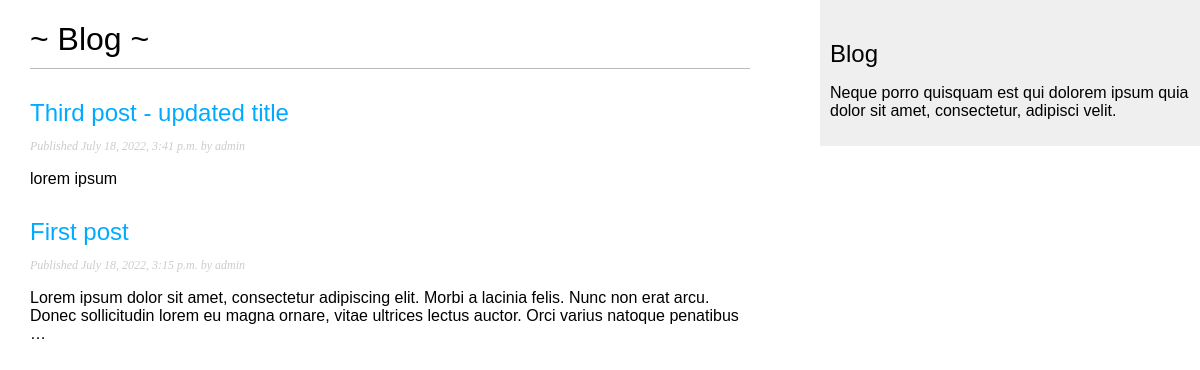
Screenshot of /blog/ with the database file from the repository.
### blog/models.py (models this page shows, shortened)
class Post(models.Model):
    class Status(models.TextChoices):
        DRAFT = 'DF', 'Draft',
        PUBLISHED = 'PB', 'Published'
    title = models.CharField(max_length=256)
    slug = models.SlugField(max_length=256)
    author = models.ForeignKey(User,
                               on_delete=models.CASCADE,
                               related_name='blog_posts')
    body = models.TextField()
    publish = models.DateTimeField(default=timezone.now)
    created = models.DateTimeField(auto_now_add=True)
    updated = models.DateTimeField(auto_now=True)
    status = models.CharField(max_length=2,
                              choices=Status.choices,
                              default=Status.DRAFT)
    objects = models.Manager()  # default manager
    published = PublishedManager() # custom manager
    class Meta:
        ordering = ['-publish']
        indexes = [
            models.Index(fields=['-publish']),
        ]

### blog/views.py (the view)
# urls.py: path('', views.post_list, name='post_list'),
def post_list(request):
    posts = Post.published.all()
    return render(request,
                  'blog/post/list.html',
                  {'posts': posts})

### blog/models.py (called while the page is built)
    def get_queryset(self):
        return super().get_queryset().filter(status=Post.Status.PUBLISHED)

### blog/templates/blog/post/list.html (shortened to what this page needs)
{% extends "blog/base.html" %}
{% block content %}
    <h1> ~ Blog ~ </h1>
    {% for post in posts %}
        <h2>
            <a href="{% url 'blog:post_detail' post.id %}">
                {{ post.title }}
            </a>
        </h2>
        <p class="date">
            Published {{ post.publish }} by {{ post.author }}
        </p>
        {{ post.body | truncatewords:30 | linebreaks }}
    {% endfor %}
{% endblock %}

### blog/templates/blog/base.html (shortened to what this page needs)
{% load static %}
<!DOCTYPE html>
<html lang="en">
<head>
    <link href="{% static "css/blog.css" %}" rel="stylesheet">
</head>
<body>
    <div id="content">
        {% block content %}
        {% endblock %}
    </div>
    <div id="sidebar">
        <h2>Blog</h2>
        <p>Neque porro quisquam est qui dolorem ipsum quia dolor sit amet, consectetur, adipisci velit.</p>
    </div>
</body>
</html>

### blog/static/css/blog.css (style rules this page uses)
body { margin:0; padding:0; font-family:helvetica, sans-serif; }
a { color:#00abff; text-decoration:none; }
h1 { font-weight:normal; border-bottom:1px solid #bbb; padding:0 0 10px 0; }
h2 { font-weight:normal; margin:30px 0 0; }
#content { float:left; width:60%; padding:0 0 0 30px; }
#sidebar { float:right; width:30%; padding:10px; background:#efefef; height:100%; }
p.date { color:#ccc; font-family: georgia, serif; font-size: 12px; font-style: italic; }

### rows the page displays
Post: title "Third post - updated title", publish "July 18, 2022, 3:41 p.m.", author "admin", body "lorem ipsum"
Post: title "First post", publish "July 18, 2022, 3:15 p.m.", author "admin", body "Lorem ipsum dolor sit amet, consectetur adipiscing elit. Morbi a lacinia felis. Nunc non erat arcu. Donec sollicitudin lorem eu magna ornare, vitae ultrices lectus auctor. Orci varius natoque penatibus …"
